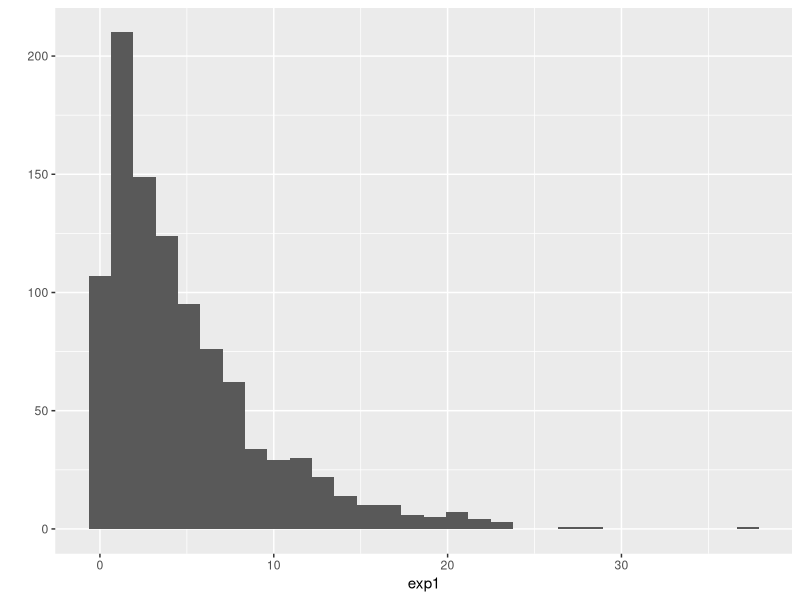
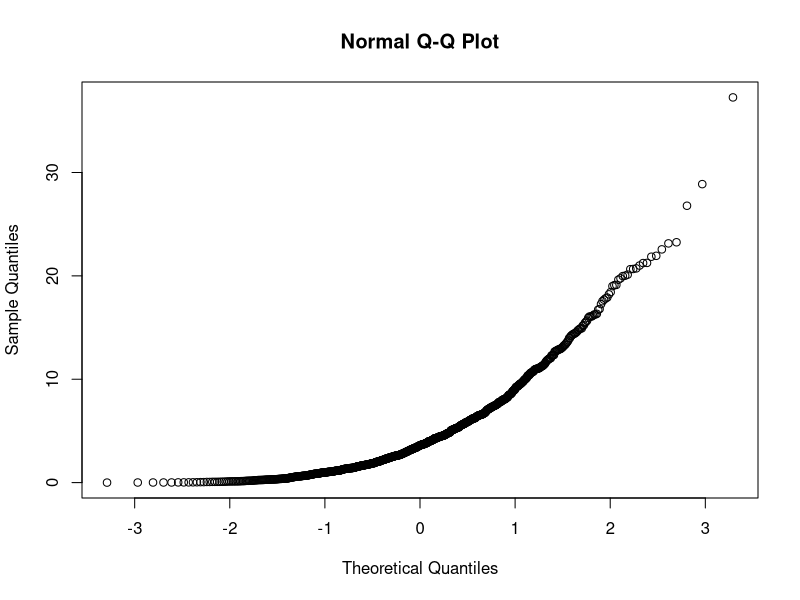
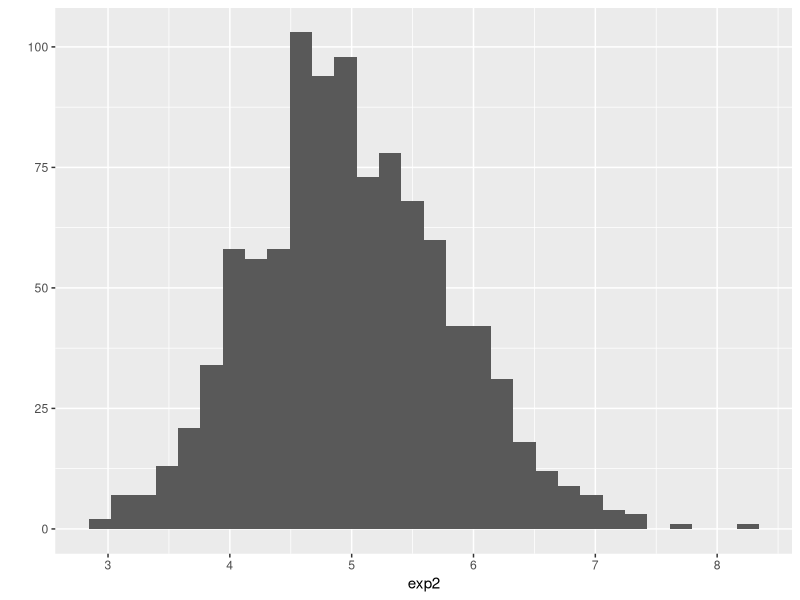
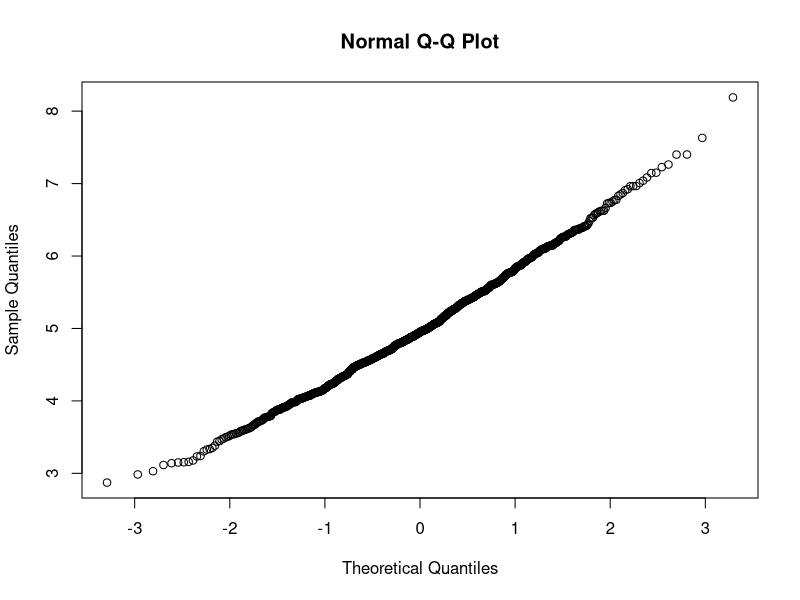

Write R code to recreate these figures, in order.
## ---- chunk 1
library("ggplot2")
library("psych")
set.seed(288)
## ---- chunk 2
lamdba <- 0.2
exp1 <- rexp(1000,lamdba)
describe(exp1)
## ---- chunk 3
qplot(exp1) + geom_vline(x=1/lamdba)
## ---- chunk 4
qqnorm(exp1)
## ---- chunk 5
exp2 <- NULL
for (i in 1 : 1000) exp2 = c(exp2, mean(rexp(40,lamdba)))
describe(exp2)
## ---- chunk 6
qplot(exp2) + geom_vline(x=1/lamdba)
## ---- chunk 7
qqnorm(exp2)
